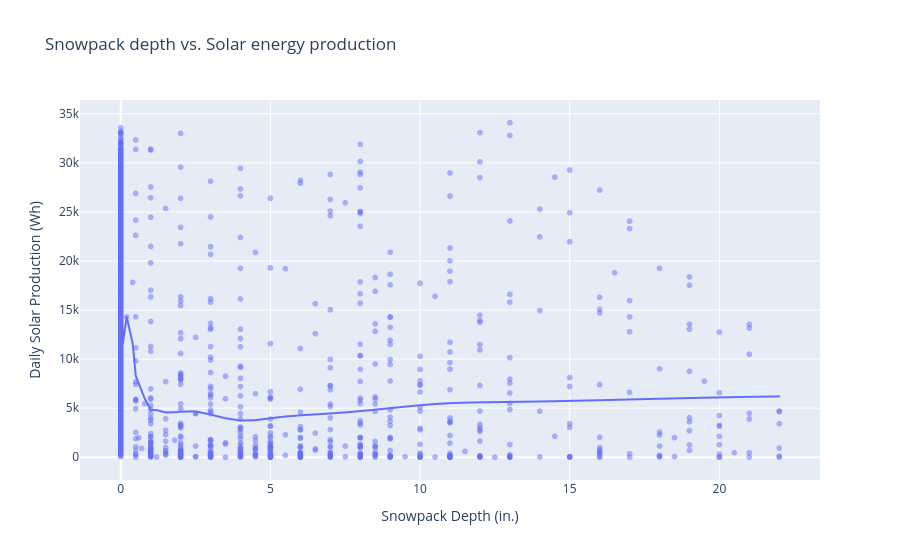

Source (notebook cell):
### Code cell
fig = px.scatter(
    snow_solar,
    x='snowpack',
    y='dailyTotal',
    opacity=.5,
    trendline='lowess',
    title='Snowpack depth vs. Solar energy production',
    labels={
        'snowpack': 'Snowpack Depth (in.)',
        'dailyTotal': 'Daily Solar Production (Wh)'
    }
)
fig.show()

### Figure 1 — Plotly figure (JSON) as saved in the notebook; plotly's stock layout.template omitted (floating-point values rounded to 4 significant figures; data arrays with more than 128 entries replaced by an {"elided": "..."} marker saying what was removed)
{"data": [{"hovertemplate": "Snowpack Depth (in.)=%{x}<br>Daily Solar Production (Wh)=%{y}<extra></extra>", "legendgroup": "", "marker": {"color": "#636efa", "opacity": 0.5, "symbol": "circle"}, "mode": "markers", "name": "", "showlegend": false, "type": "scattergl", "x": {"elided": "2061 float values"}, "xaxis": "x", "y": {"elided": "2061 float values"}, "yaxis": "y"}, {"hovertemplate": "<b>LOWESS trendline</b><br><br>Snowpack Depth (in.)=%{x}<br>Daily Solar Production (Wh)=%{y} <b>(trend)</b><extra></extra>", "legendgroup": "", "marker": {"color": "#636efa", "symbol": "circle"}, "mode": "lines", "name": "", "showlegend": false, "type": "scattergl", "x": {"elided": "2061 float values"}, "xaxis": "x", "y": {"elided": "2061 float values"}, "yaxis": "y"}], "layout": {"legend": {"tracegroupgap": 0}, "title": {"text": "Snowpack depth vs. Solar energy production"}, "xaxis": {"anchor": "y", "domain": [0, 1], "title": {"text": "Snowpack Depth (in.)"}}, "yaxis": {"anchor": "x", "domain": [0, 1], "title": {"text": "Daily Solar Production (Wh)"}}}}
